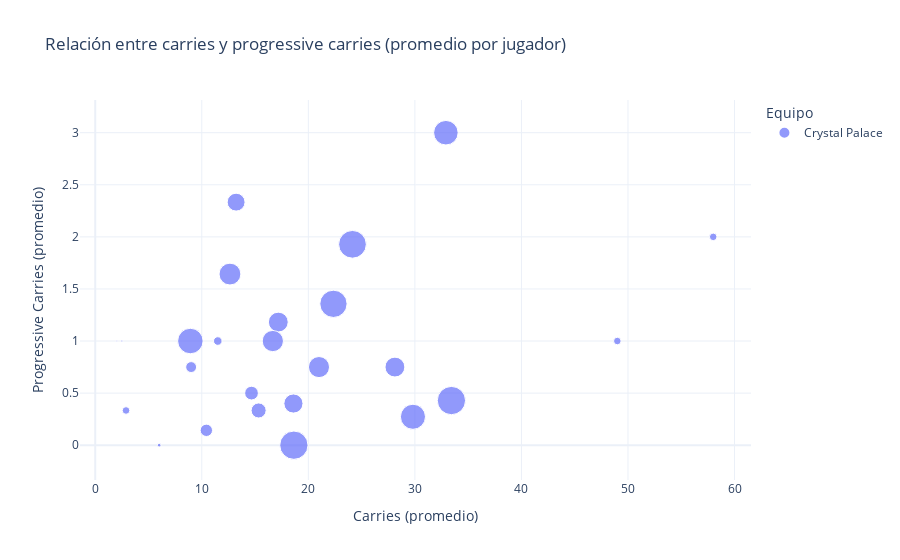

Notebook source saved alongside this figure:
### Code cell
vis.grafico_carries_vs_progresivos(equipo=equipo)

### Figure 1 — Plotly figure (JSON) as saved in the notebook; plotly's stock layout.template omitted (floating-point values rounded to 4 significant figures)
{"data": [{"hovertemplate": "<b>%{hovertext}</b><br><br>Team=Crystal Palace<br>Carries=%{x}<br>Progressive Carries=%{y}<br>Minutes=%{marker.size}<extra></extra>", "hovertext": ["Adam Wharton", "Asher Agbinone", "Caleb Kporha", "Chadi Riad", "Cheick Doucouré", "Chris Richards", "Daichi Kamada", "Daniel Muñoz", "Dean Henderson", "Eberechi Eze", "Eddie Nketiah", "Ismaila Sarr", "Jean-Philippe Mateta", "Jefferson Lerma", "Jeffrey Schlupp", "Joachim Andersen", "Jordan Ayew", "Justin Devenny", "Marc Guéhi", "Maxence Lacroix", "Nathaniel Clyne", "Odsonne Édouard", "Trevoh Chalobah", "Tyrick Mitchell", "Will Hughes"], "legendgroup": "Crystal Palace", "marker": {"color": "#636efa", "size": [622.0, 6.0, 3.0, 90.0, 241.0, 355.0, 620.0, 1173.0, 1260.0, 948.0, 504.0, 750.0, 1024.0, 577.0, 91.0, 90.0, 21.0, 187.0, 1260.0, 990.0, 296.0, 115.0, 700.0, 1210.0, 711.0], "sizemode": "area", "sizeref": 3.15, "symbol": "circle"}, "mode": "markers", "name": "Crystal Palace", "orientation": "v", "showlegend": true, "x": [28.12, 2.5, 2.0, 58.0, 10.43, 15.33, 17.18, 22.36, 18.64, 32.91, 13.22, 12.64, 8.929, 18.6, 2.889, 49.0, 6.0, 9.0, 33.43, 29.82, 14.67, 11.5, 21.0, 24.14, 16.67], "xaxis": "x", "y": [0.75, 1.0, 1.0, 2.0, 0.1429, 0.3333, 1.182, 1.357, 0.0, 3.0, 2.333, 1.643, 1.0, 0.4, 0.3333, 1.0, 0.0, 0.75, 0.4286, 0.2727, 0.5, 1.0, 0.75, 1.929, 1.0], "yaxis": "y", "type": "scatter"}], "layout": {"xaxis": {"anchor": "y", "domain": [0.0, 1.0], "title": {"text": "Carries (promedio)"}}, "yaxis": {"anchor": "x", "domain": [0.0, 1.0], "title": {"text": "Progressive Carries (promedio)"}}, "legend": {"title": {"text": "Equipo"}, "tracegroupgap": 0, "itemsizing": "constant"}, "title": {"text": "Relación entre carries y progressive carries (promedio por jugador)"}}}
